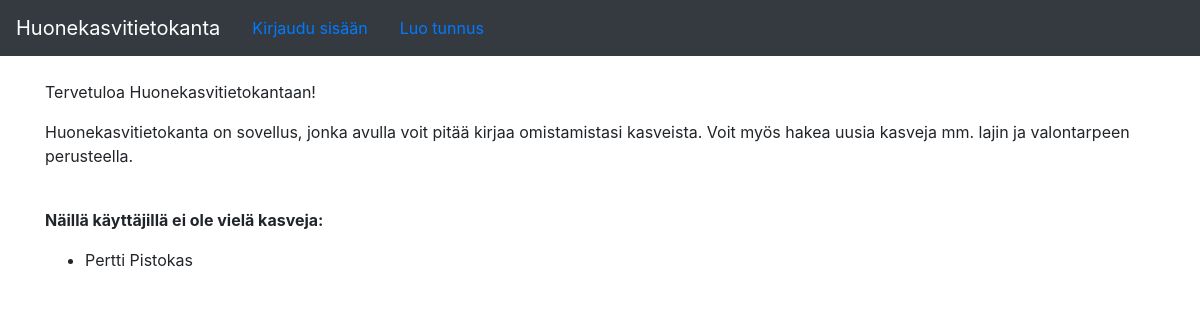
Before: / with the older database file.
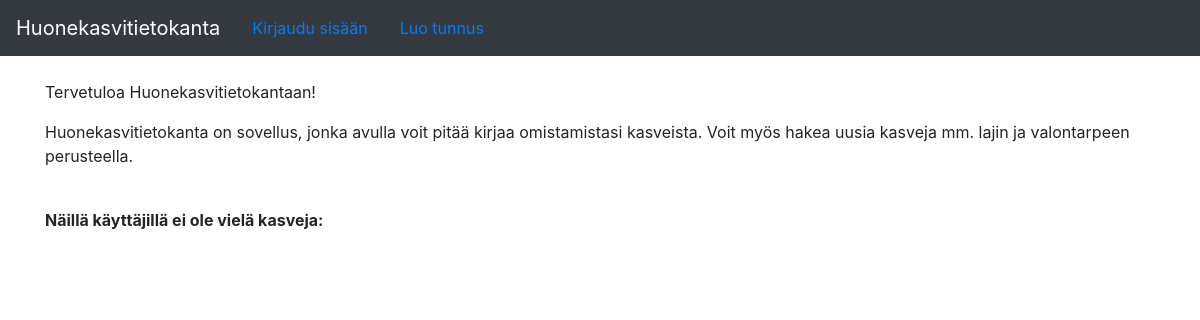
After: the same page with the newer database file.
### application/auth/models.py (models this page shows, shortened)
class User(db.Model):
    __tablename__ = "account"
    id = db.Column(db.Integer, primary_key=True)
    date_created = db.Column(db.DateTime, default=db.func.current_timestamp())
    date_modified = db.Column(db.DateTime, default=db.func.current_timestamp(),
                              onupdate=db.func.current_timestamp())
    name = db.Column(db.String(144), nullable=False)
    username = db.Column(db.String(144), nullable=False)
    password = db.Column(db.String(144), nullable=False)
    plants = db.relationship("Plant", backref='account', lazy=True)
    @staticmethod
    def find_users_with_no_plants():
        stmt = text("SELECT Account.id, Account.name FROM Account"
                     " LEFT JOIN Plant ON Plant.account_id = Account.id"
                     " GROUP BY Account.id"
                     " HAVING COUNT(Plant.id) = 0")
        res = db.engine.execute(stmt)
        response = []
        for row in res:
            response.append({"name":row[1]})
        return response

### application/views.py (the view)
@app.route('/')
def index():
    return render_template("index.html", no_plants=User.find_users_with_no_plants())

### application/templates/index.html
{% extends "layout.html" %}
{% block body %}
  <p>
  Tervetuloa Huonekasvitietokantaan!</p>
<p>
  Huonekasvitietokanta on sovellus, jonka avulla voit pitää kirjaa omistamistasi kasveista. Voit myös hakea uusia kasveja mm. lajin ja valontarpeen perusteella.
  </p>
  {% if no_plants is defined %}
<p>
  <br>
   <strong>Näillä käyttäjillä ei ole vielä kasveja:</strong>
</p>
<ul>
  {% for user in no_plants %}
  <li>
    {{user.id}} {{user.name}}
  </li>
  {% endfor %}
</ul>
{% endif %}
{% endblock %}

### application/templates/layout.html (shortened to what this page needs)
<!DOCTYPE html>
<html>
  <head>
    <link rel="stylesheet" href="https://maxcdn.bootstrapcdn.com/bootstrap/4.0.0/css/bootstrap.min.css">
  </head>
  <body>
      <nav class="navbar navbar-expand-md navbar-dark bg-dark mb-4">
          <a class="navbar-brand" href="{{url_for('index')}}">Huonekasvitietokanta</a>
                  <div class="form-inline mt-2 mt-md-0">
              {% if current_user.is_authenticated %}
              <a href="{{ url_for('auth_logout') }}">Hei, {{ current_user.name }} -- Kirjaudu ulos</a>
              {% else %}
              </li><a class= "nav-link" href="{{ url_for('auth_login') }}">Kirjaudu sisään</a>
              <a class="nav-link" href="{{ url_for('auth_new') }}">Luo tunnus</a>
              {% endif %}
                  </div>
              </nav>
<main role="main" class="container">
    {% block body %}{% endblock %}
  </body>
</html>

Changed rows visible on the page:
removed User: name "Pertti Pistokas"
